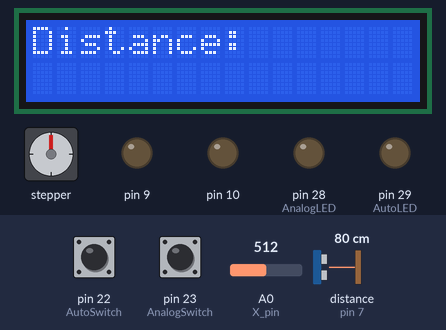
The sketch below on a simulated Arduino Mega 2560, built with avr-gcc and run on an emulated ATmega2560. Shown: 16×2 character LCD, stepper motor, output pins drawn as LEDs (lit = HIGH). The inputs (shaded band) are chosen by the test bench; at power-on: pin 22 (AutoSwitch) HIGH, pin 23 (AnalogSwitch) HIGH, distance to the obstacle (sensor on pin 7) 80 cm, A0 (X_pin) = 512. The echo pulse lasts 58.3 µs per cm; stepper angles assume 200 steps per turn.

Above: at 1.2 s.
1.3 s: pin 22 (AutoSwitch) pulled LOW for 0.15 s
At 1.46 s:
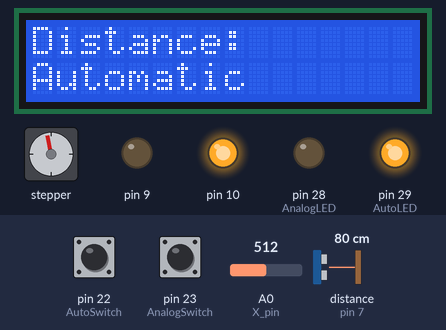
3.7 s: pin 23 (AnalogSwitch) pulled LOW for 1 s
At 4.24 s:
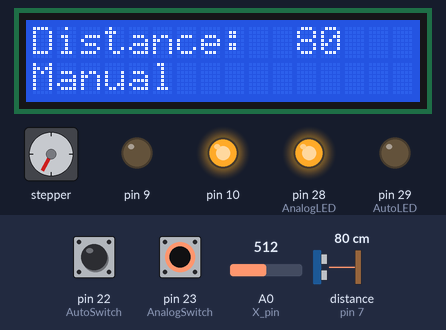
6.5 s: distance to the obstacle (sensor on pin 7) set to 120 cm
At 7.82 s:
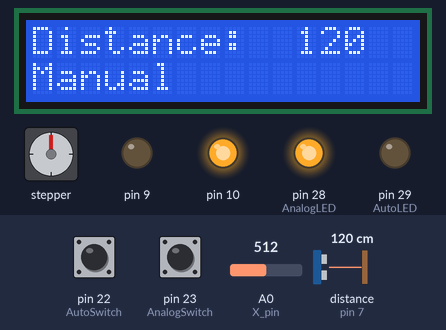
9.1 s: distance to the obstacle (sensor on pin 7) set to 2 cm
At 10.0 s:
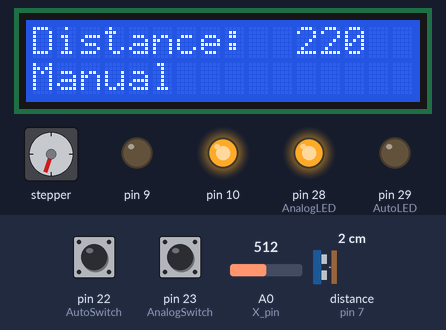
12.1 s: pin 22 (AutoSwitch) pulled LOW for 1 s
At 12.6 s:
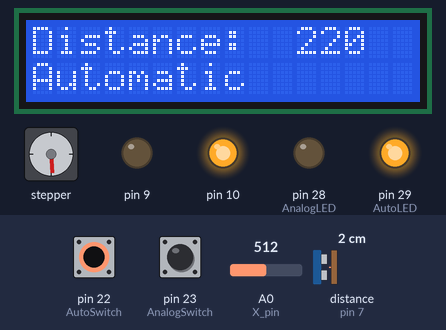
16.1 s: pin 23 (AnalogSwitch) pulled LOW for 3.2 s
At 16.59 s:
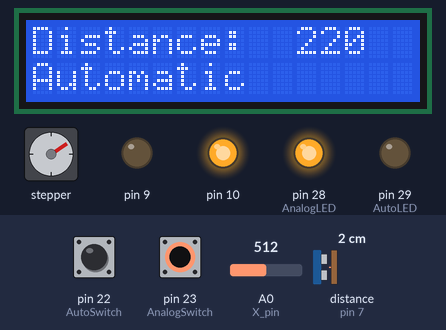
Timing chart, 0 to 21.8 s (numbered marks = the images above; inputs shaded):
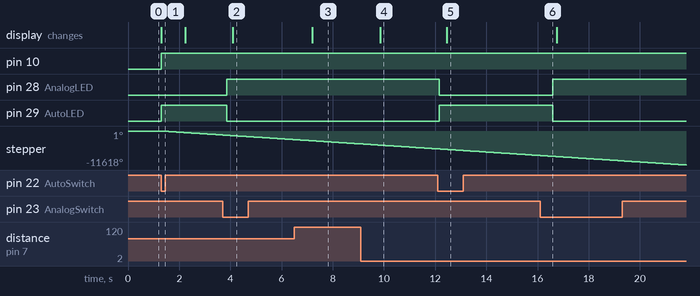

The sketch:

Automatic-Manual-Control.ino
```cpp
/*
  LiquidCrystal Library
  The circuit:
 * LCD RS pin to digital pin 12
 * LCD Enable pin to digital pin 11
 * LCD D4 pin to digital pin 5
 * LCD D5 pin to digital pin 4
 * LCD D6 pin to digital pin 3
 * LCD D7 pin to digital pin 2
 * LCD R/W pin to ground
 * LCD VSS pin to ground
 * LCD VCC pin to 5V
 * 10K resistor:
 * ends to +5V and ground
 * wiper to LCD VO pin (pin 3)

*/

#include <LiquidCrystal.h>
#include <Stepper.h>
#include <SR04.h>


// Arduino pin numbers
const int SW_pin = 8; // digital pin connected to switch output
const int X_pin = 0; // analog pin connected to X output
const int Y_pin = 1; // analog pin connected to Y output


int AutoSwitch = 22;
int AnalogSwitch = 23;
#define AutoLED 29
#define AnalogLED 28

#define TRIG_PIN 7
#define ECHO_PIN 6
SR04 sr04 = SR04(ECHO_PIN,TRIG_PIN);
long a;

// initialize the library with the numbers of the interface pins
LiquidCrystal lcd(12, 11, 5, 4, 3, 2);

const int stepsPerRevolution = 200;  // change this to fit the number of steps per revolution
// for your motor

// initialize the Stepper library on pins 8 through 11:
Stepper myStepper(stepsPerRevolution, 50, 51, 52, 53);


void setup() {

  pinMode(SW_pin, INPUT);
  digitalWrite(SW_pin, HIGH);
  pinMode (AutoSwitch,INPUT_PULLUP);
  pinMode (AnalogSwitch,INPUT_PULLUP);
  pinMode(AutoLED,OUTPUT);
  pinMode(AnalogLED,OUTPUT);

  pinMode(9,OUTPUT);
  pinMode(10,OUTPUT);
   // set the speed at 60 rpm:
  myStepper.setSpeed(100);
  // set up the LCD's number of columns and rows:
  lcd.begin(16, 2);
  lcd.print("Distance: ");
   Serial.begin(9600);
}

void loop() {


  a=sr04.Distance();
  if (digitalRead(AutoSwitch) == LOW)
  {
     lcd.setCursor(0, 1);
    lcd.print("Automatic");
    do{
      digitalWrite(AutoLED, HIGH);
      digitalWrite(AnalogLED, LOW);
      if(a!=10){
        do{
          digitalWrite(10,HIGH);
          //step one revolution in the other direction:
          // Serial.println("counterclockwise");
          myStepper.step(-stepsPerRevolution);
          delay(1);
          a=sr04.Distance();
          lcd.setCursor(11, 0);
          lcd.print(a);
          if(digitalRead(AnalogSwitch)== LOW){
            break;
          }
        }while(a!=10);
      }
      if(a==10){
        digitalWrite(10,LOW);
        digitalWrite(9,HIGH);
        delay(800);
        digitalWrite(9,LOW);
        digitalWrite(10,HIGH);
        do{
            // step one revolution in one direction:
            myStepper.step(stepsPerRevolution);
            delay(1);
            a=sr04.Distance();
            lcd.setCursor(11, 0);
            lcd.print(a);
            if(digitalRead(AnalogSwitch)== LOW){
              break;
            }
          }while(a!=29);
      }
    }while(digitalRead(AnalogSwitch)!= LOW);
  }

  if (digitalRead(AnalogSwitch)== LOW)
    {
      lcd.setCursor(0, 1);
      lcd.print("Manual   ");
      digitalWrite(AnalogLED, HIGH);
      digitalWrite(AutoLED, LOW);

      do{
        int X_POS_STILL = 535;

        if(analogRead(X_pin)<X_POS_STILL && a!=10){
          digitalWrite(10,HIGH);
          digitalWrite(9,LOW);
          myStepper.step(-stepsPerRevolution);
          a=sr04.Distance();
          lcd.setCursor(11, 0);
          lcd.print(a);
        }
        if(analogRead(X_pin)>X_POS_STILL && a!=29){
          digitalWrite(10,HIGH);
          digitalWrite(9,LOW);
          myStepper.step(stepsPerRevolution);
          a=sr04.Distance();
          lcd.setCursor(11, 0);
          lcd.print(a);
        }
        if(a==10 || a ==29){
          digitalWrite(10,LOW);
          digitalWrite(9,HIGH);
        }
        if(digitalRead(AutoSwitch)== LOW){
          break;
        }
        delay(1);
      }while(digitalRead(AutoSwitch)!= LOW);
    }
}
```

Measured:
- after the input at 1.3 s, pin 10, pin 29 (AutoLED): LOW → HIGH at once; stepper: keeps turning counter-clockwise at about 575°/s, starting at once; the display: changes at once (image 1)
- after the input at 3.7 s, pin 28 (AnalogLED): LOW → HIGH after 0.16 s; pin 29 (AutoLED): HIGH → LOW after 0.16 s; the display: changes after 0.39 s (image 2)
- after the input at 6.5 s, the display: changes after 0.69 s (image 3)
- after the input at 9.1 s, the display: changes after 0.76 s (image 4)
- after the input at 12.1 s, pin 28 (AnalogLED): HIGH → LOW after 0.06 s; pin 29 (AutoLED): LOW → HIGH after 0.06 s; the display: changes after 0.35 s (image 5)
- after the input at 16.1 s, pin 28 (AnalogLED): LOW → HIGH after 0.49 s; pin 29 (AutoLED): HIGH → LOW after 0.49 s
